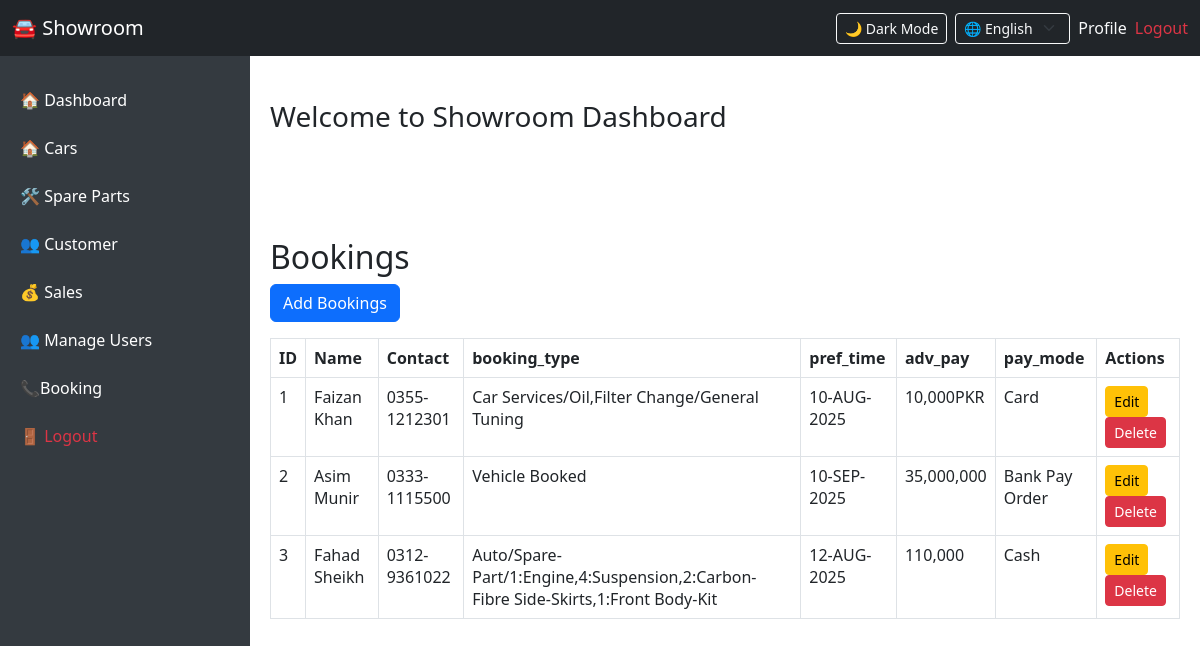
Screenshot of /booking.php with the database file from the repository.
### tables this page shows
CREATE TABLE `booking` (
  `id` int(11) NOT NULL,
  `name` varchar(255) NOT NULL,
  `contact` varchar(255) NOT NULL,
  `booking_type` varchar(255) NOT NULL,
  `pref_time` varchar(255) NOT NULL,
  `adv_pay` varchar(255) NOT NULL,
  `pay_mode` varchar(255) NOT NULL
);

### booking.php (the view)
<?php include 'dashboard.php'; ?>
<div class="main-content">
    <h2>Bookings</h2>
    <a href="add_booking.php" class="btn btn-primary mb-3">Add Bookings</a>
    <table class="table table-bordered">
        <thead><tr><th>ID</th><th>Name</th><th>Contact</th><th>booking_type</th><th>pref_time</th><th>adv_pay</th><th>pay_mode</th><th>Actions</th></tr></thead>
        <tbody>
            <?php
            $result = $conn->query("SELECT * FROM booking");
            while ($row = $result->fetch_assoc()) {
                echo "<tr>
                        <td>{$row['id']}</td>
                        <td>{$row['name']}</td>
                        <td>{$row['contact']}</td>
                        <td>{$row['booking_type']}</td>
                        <td>{$row['pref_time']}</td>
                        <td>{$row['adv_pay']}</td>
                        <td>{$row['pay_mode']}</td>
                        <td>
                            <a href='edit_booking.php?id={$row['id']}' class='btn btn-warning btn-sm'>Edit</a>
                            <a href='delete_booking.php?id={$row['id']}' class='btn btn-danger btn-sm' onclick=\"return confirm('Delete this user?')\">Delete</a>
                        </td>
                      </tr>";
            }
            ?>
        </tbody>
    </table>
</div>

### dashboard.php (style rules this page uses)
body { margin: 0; padding: 0; }
.main-content { margin-left: 250px; margin-top: 56px; padding: 20px; }

### rows the page displays
booking: id "1", name "Faizan Khan", contact "0355-1212301", booking_type "Car Services/Oil,Filter Change/General Tuning", pref_time "10-AUG-2025", adv_pay "10,000PKR", pay_mode "Card"
booking: id "2", name "Asim Munir", contact "0333-1115500", booking_type "Vehicle Booked", pref_time "10-SEP-2025", adv_pay "35,000,000", pay_mode "Bank Pay Order"
booking: id "3", name "Fahad Sheikh", contact "0312-9361022", booking_type "Auto/Spare-Part/1:Engine,4:Suspension,2:Carbon-Fibre Side-Skirts,1:Front Body-Kit", pref_time "12-AUG-2025", adv_pay "110,000", pay_mode "Cash"
